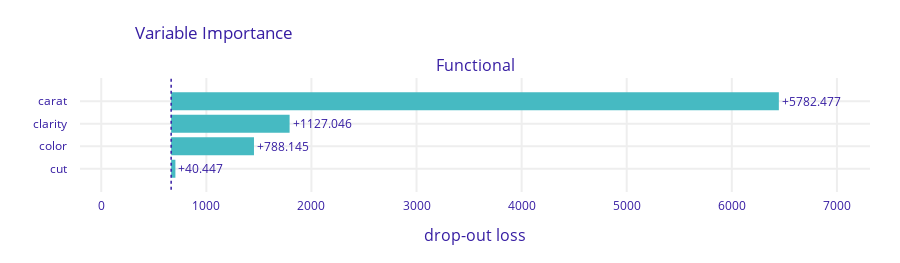

Source (notebook cell):
### Code cell
# Interpretation
import dalex as dx
from sklearn.metrics import mean_gamma_deviance as deviance
from sklearn.dummy import DummyRegressor

dummy = DummyRegressor().fit(X_train, y_train)
d0, d = (deviance(y_valid, m.predict(X_valid)) for m in (dummy, model))
print(f"% deviance explained: {(d0 - d) / d0:.2%}")


def pred_fun(m, X):
    return m.predict(preprocessor.transform(X), batch_size=1000).flatten()


exp = dx.Explainer(
    model,
    data=df_valid[ord_features + ["carat"]],
    y=y_valid,
    predict_function=pred_fun,
    verbose=False,
)

vi = exp.model_parts()
vi.plot()

pdp_num = exp.model_profile(
    variables=["carat"], label="Partial depencence for numeric variables", verbose=False
)
pdp_num.plot()

pdp_ord = exp.model_profile(
    variable_type="categorical",
    variable_splits=dict(zip(ord_features, ord_levels)),
    label="Partial depencence for ordinal variables",
    verbose=False,
)
pdp_ord.plot()

### Figure 1 — Plotly figure (JSON) as saved in the notebook; plotly's stock layout.template omitted (floating-point values rounded to 4 significant figures)
{"data": [{"base": 665.1, "hoverinfo": "text", "hoverlabel": {"bgcolor": "rgba(0,0,0,0.8)"}, "hovertext": ["Model: Functional loss after<br>variable: carat is permuted: 6447.548<br>Drop-out loss change: +5782.477", "Model: Functional loss after<br>variable: clarity is permuted: 1792.116<br>Drop-out loss change: +1127.046", "Model: Functional loss after<br>variable: color is permuted: 1453.216<br>Drop-out loss change: +788.145", "Model: Functional loss after<br>variable: cut is permuted: 705.518<br>Drop-out loss change: +40.447"], "marker": {"color": "#46bac2"}, "orientation": "h", "showlegend": false, "text": ["+5782.477", "+1127.046", "+788.145", "+40.447"], "textposition": "outside", "type": "bar", "x": [5782.0, 1127.0, 788.1, 40.45], "xaxis": "x", "y": ["carat", "clarity", "color", "cut"], "yaxis": "y"}], "layout": {"annotations": [{"font": {"size": 16}, "showarrow": false, "text": "Functional", "x": 0.5, "xanchor": "center", "xref": "paper", "y": 1, "yanchor": "bottom", "yref": "paper"}, {"font": {"size": 16}, "showarrow": false, "text": "drop-out loss", "x": 0.5, "xanchor": "center", "xref": "paper", "y": 0, "yanchor": "top", "yref": "paper", "yshift": -30}], "font": {"color": "#371ea3"}, "height": 263, "margin": {"b": 71, "r": 30, "t": 78}, "shapes": [{"line": {"color": "#371ea3", "dash": "dot", "width": 1.5}, "type": "line", "x0": 665.1, "x1": 665.1, "xref": "x", "y0": -1, "y1": 4, "yref": "y"}], "title": {"text": "Variable Importance", "x": 0.15}, "xaxis": {"anchor": "y", "automargin": true, "domain": [0, 1], "fixedrange": true, "gridwidth": 2, "range": [-202.3, 7315.0], "tickcolor": "white", "ticklen": 3, "ticks": "outside", "type": "linear", "zeroline": false}, "yaxis": {"anchor": "x", "automargin": true, "autorange": "reversed", "domain": [0, 1], "fixedrange": true, "gridwidth": 2, "tickcolor": "white", "ticklen": 10, "ticks": "outside", "type": "category"}}}
